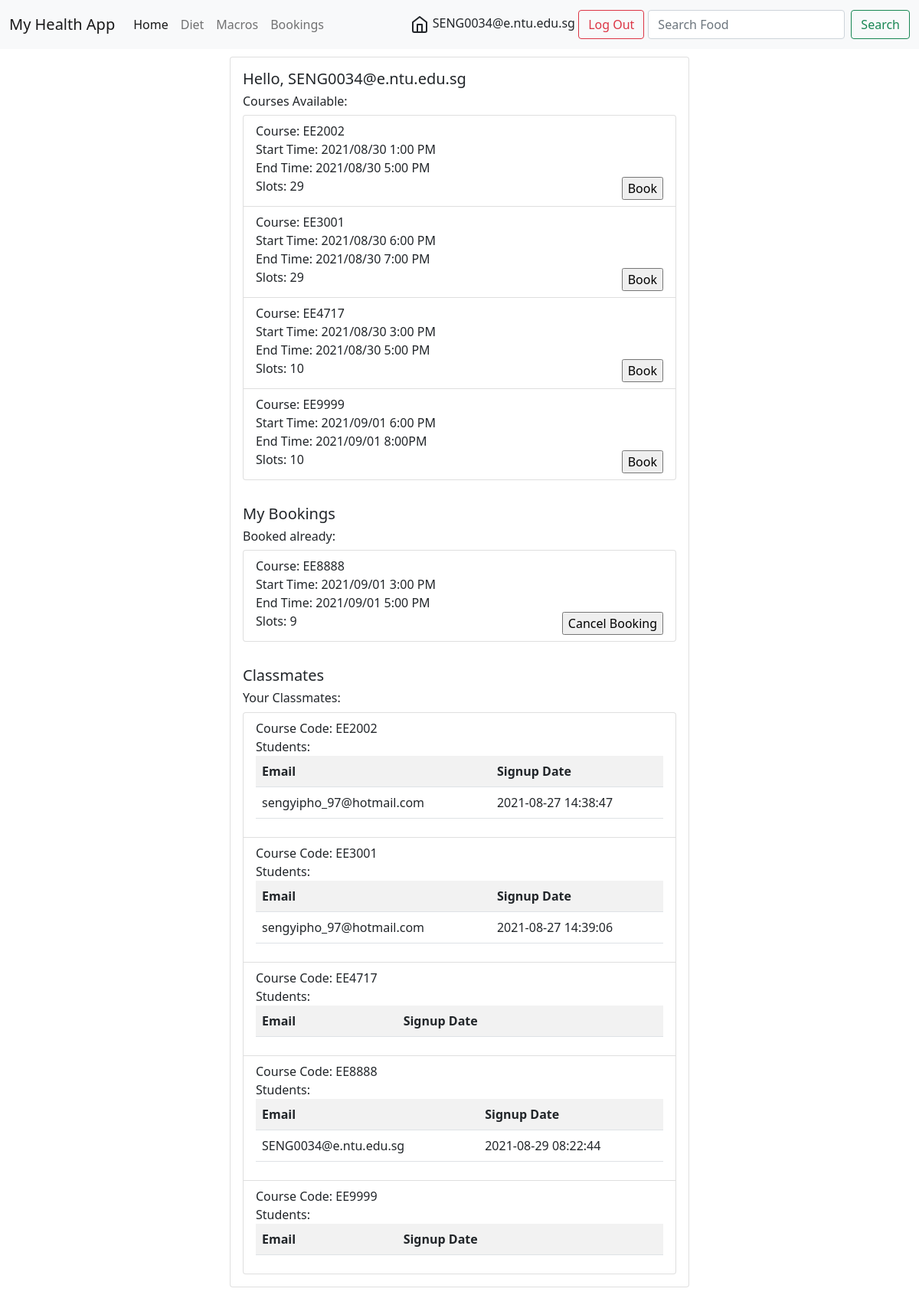
The app's page /bookings (signed in) with its own data.
### tables this page shows
CREATE TABLE users (id INTEGER, username TEXT NOT NULL, hash TEXT NOT NULL, PRIMARY KEY(id));

CREATE TABLE courses (course_id INTEGER, start_time TIME, end_time TIME, slots INTEGER);

CREATE TABLE courses_log (user_id INTEGER, course_id INTEGER, time DEFAULT CURRENT_TIMESTAMP, FOREIGN KEY (course_id) REFERENCES courses(course_id));

### app.py (the view, shortened to what this page needs)
@app.route("/bookings", methods=["GET", "POST"])
@login_required
def bookings():
    if request.method == "GET":
        con = sqlite3.connect('test.db')
        cur = con.cursor()
        res={}
        res['courses'] = cur.execute("""SELECT * FROM courses WHERE course_id NOT IN(SELECT courses.course_id FROM courses INNER JOIN courses_log ON courses.course_id = courses_log.course_id WHERE courses_log.user_id = ?);""",(session["user_id"], )).fetchall()
        res['booked'] = cur.execute("""SELECT * FROM courses WHERE course_id IN(SELECT courses.course_id FROM courses INNER JOIN courses_log ON courses.course_id = courses_log.course_id WHERE courses_log.user_id = ?);""",(session["user_id"], )).fetchall()
        res['courseList'] = ['EE2002', 'EE3001', 'EE4717', 'EE8888', 'EE9999' ]
        for course in res['courseList']:
            res[course] = cur.execute("""SELECT users.username, courses_log.course_id, courses_log.time FROM users INNER JOIN courses_log ON users.id = courses_log.user_id WHERE courses_log.course_id = ? ;""",(course, )).fetchall()
        cur.close()
        return render_template("bookings.html", res=res)

### helpers.py (called while the page is built)
def login_required(f):
    @wraps(f)
    def decorated_function(*args, **kwargs):
        if session.get("user_id") is None:
            return redirect("/login")
        return f(*args, **kwargs)
    return decorated_function

### templates/bookings.html (shortened to what this page needs)
{% extends "root.html" %}
{% block main %}
<div class="card" style="max-width :600px; margin:auto;">
    <div class="card-body">
      <h5>Hello, {{session['email']}}</h5>
      <div class="row">
        <div class="col">
          <h6>Courses Available:</h6>
          {% if res %}
          <ul class="list-group">
            {% for r in res['courses'] %}
              <li class="list-group-item">
                <form action="/bookings" method="post">
                  Course: {{r[0]}}<br>
                  Start Time: {{r[1]}}<br>
                  End Time: {{r[2]}}<br>
                  <input type="submit" style="float:right" value="Book">
                  Slots: {{r[3]}}
                </form>
              </li>
            {% endfor %}
          </ul>
          {% endif %}
      </div>
    </div>
</div>
  <div class="card-body">
    <h5>My Bookings</h5>
    <div class="row">
      <div class="col">
        <h6>Booked already:</h6>
        {% if res %}
        <ul class="list-group">
          {% for r in res['booked'] %}
            <li class="list-group-item">
              <form action="/bookings" method="post">
                Course: {{r[0]}}<br>
                Start Time: {{r[1]}}<br>
                End Time: {{r[2]}}<br>
                <input type="submit" style="float:right" value="Cancel Booking">
                Slots: {{r[3]}}
              </form>
            </li>
          {% endfor %}
        </ul>
        {% endif %}
    </div>
  </div>
</div>
  <div class="card-body">
    <h5>Classmates</h5>
    <div class="row">
      <div class="col">
        <h6>Your Classmates:</h6>
        {% if res %}
        <ul class="list-group">
          {% for course in res['courseList'] %}
            <li class="list-group-item">
              Course Code: {{course}}<br>
              Students:
              <table class="table table-striped">
                <tr>
                  <th>Email</th>
                  <th>Signup Date</th>
                </tr>
                {% for r in res[course] %}
                <tr>
                  <td>{{r[0]}}</td>
                  <td>{{r[2]}}</td>
                </tr>
                {% endfor %}
              </table>
            </li>
          {% endfor %}
        </ul>
        {% endif %}
    </div>
  </div>
</div>
</div>
{% endblock %}

### templates/root.html (shortened to what this page needs)
<!DOCTYPE html>
<html lang="en">
<head>
    <link href="https://cdn.jsdelivr.net/npm/bootstrap@5.0.2/dist/css/bootstrap.min.css" rel="stylesheet">
</head>
<body>
    <nav class="navbar navbar-expand-lg navbar-light bg-light">
      <div class="container-fluid">
            <a class="navbar-brand" href="/">My Health App</a>
            <div class="collapse navbar-collapse" id="navbarSupportedContent">
              <ul class="navbar-nav me-auto mb-2 mb-lg-0">
                <li class="nav-item">
                  <a class="nav-link active" aria-current="page" href="/">Home</a>
                </li>
                <li class="nav-item">
                  <a class="nav-link" href="/diet">Diet</a>
                </li>
                <li class="nav-item">
                  <a class="nav-link" href="/macros">Macros</a>
                </li>
                <li class="nav-item">
                  <a class="nav-link" href="/bookings">Bookings</a>
                </li>
              </ul>
              {% if session["email"] %}
              <i data-feather="home"></i>
              <div style="padding: 5px">
                    {{session["email"]}}
                    <a class="btn btn-outline-danger my-2 my-sm-0" href="/logout">Log Out</a>
              </div>
              {% endif %}
            <form class="d-flex" action="/search">
              <input class="form-control me-2" name="search" placeholder="Search Food">
              <button class="btn btn-outline-success" type="submit">Search</button>
            </form>
          </div>
        </div>
      </nav>
      <div class="jumbotron" style="padding: 10px;">
        {% block main %}{% endblock %}
      </div>
</body>
</html>

### records on screen
users: email "SENG0034@e.ntu.edu.sg"
courses: course "EE2002", start_time "2021/08/30 1:00 PM", end_time "2021/08/30 5:00 PM", slots "29"
courses: course "EE3001", start_time "2021/08/30 6:00 PM", end_time "2021/08/30 7:00 PM", slots "29"
courses: course "EE4717", start_time "2021/08/30 3:00 PM", end_time "2021/08/30 5:00 PM", slots "10"
courses: course "EE9999", start_time "2021/09/01 6:00 PM", end_time "2021/09/01 8:00PM", slots "10"
courses: course "EE8888", start_time "2021/09/01 3:00 PM", end_time "2021/09/01 5:00 PM", slots "9"
courses_log: username "sengyipho_97@hotmail.com", time "2021-08-27 14:38:47"
courses_log: username "sengyipho_97@hotmail.com", time "2021-08-27 14:39:06"
courses_log: username "SENG0034@e.ntu.edu.sg", time "2021-08-29 08:22:44"

### other values on screen
{{ course }} "EE2002" "EE3001" "EE4717" "EE8888" "EE9999"
